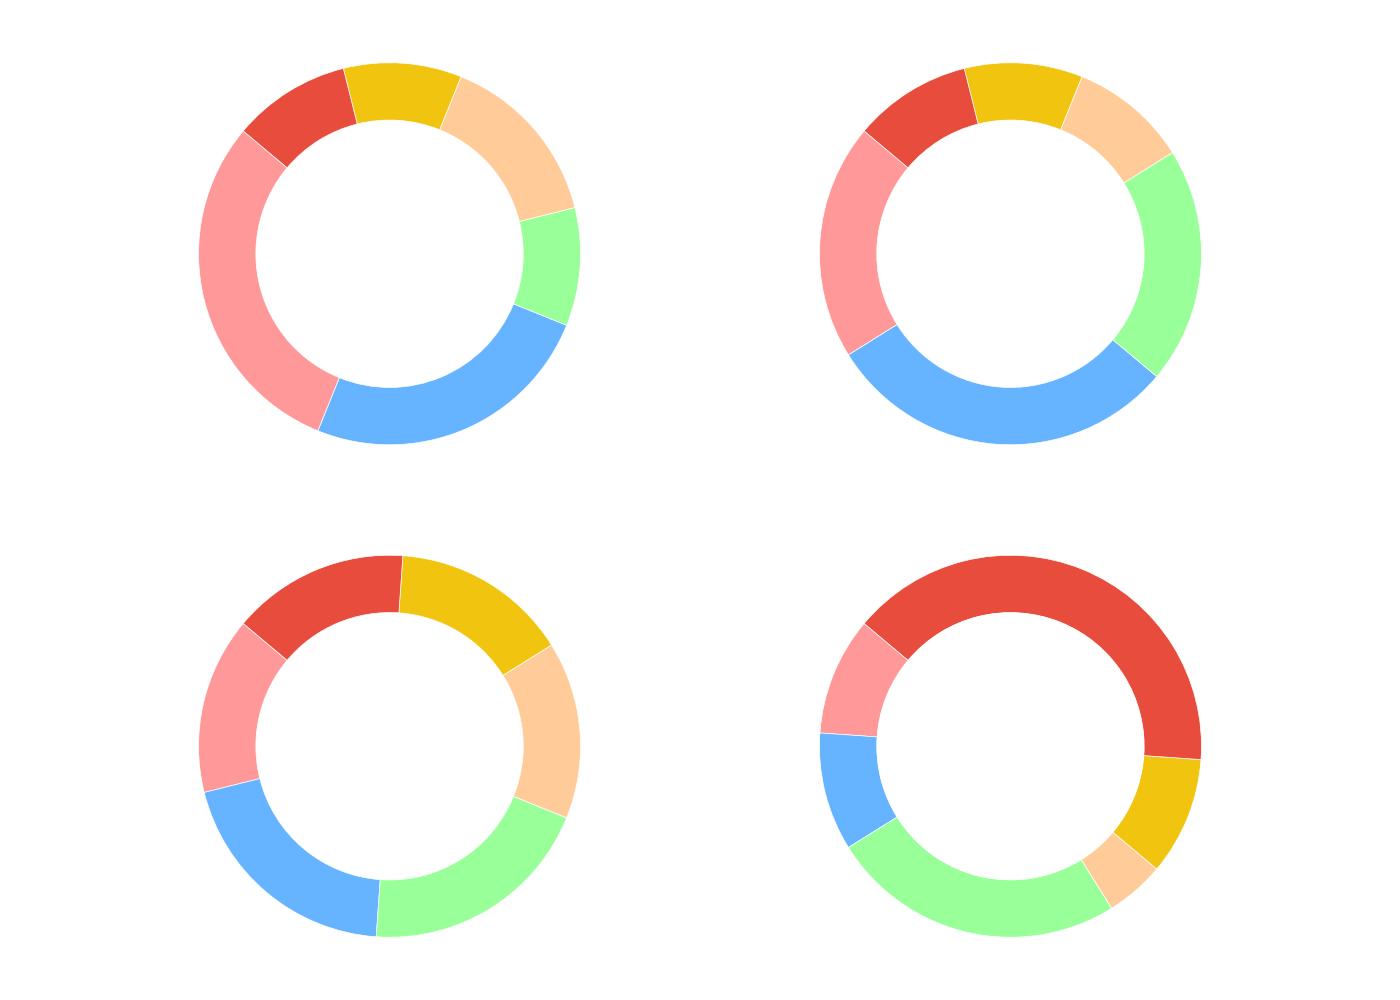

The Python source for this figure:
import matplotlib.pyplot as plt

# Data for plotting
age_groups = ['Teens (13-19)', 'Young Adults (20-35)', 'Adults (36-50)', 'Seniors (51+)']
fast_food_categories = ['Burgers', 'Pizza', 'Sandwiches', 'Tacos', 'Sushi', 'Salads']
data_by_age_group = {
    'Teens (13-19)': [30, 25, 10, 15, 10, 10],
    'Young Adults (20-35)': [20, 30, 20, 10, 10, 10],
    'Adults (36-50)': [15, 20, 20, 15, 15, 15],
    'Seniors (51+)': [10, 10, 25, 5, 10, 40]
}
colors = ['#ff9999', '#66b3ff', '#99ff99', '#ffcc99', '#f1c40f', '#e74c3c']

# Create subplots without textual elements
fig, axs = plt.subplots(2, 2, figsize=(14, 10))

for i, (age_group, preferences) in enumerate(data_by_age_group.items()):
    ax = axs[i // 2][i % 2]
    wedges, _ = ax.pie(
        preferences,
        labels=['']*len(fast_food_categories),  # Remove the labels
        startangle=140,
        colors=colors,
        wedgeprops=dict(width=0.3, edgecolor='w', linewidth=0.5)
    )
    centre_circle = plt.Circle((0, 0), 0.70, fc='white')
    fig.gca().add_artist(centre_circle)

plt.tight_layout()
plt.show()
